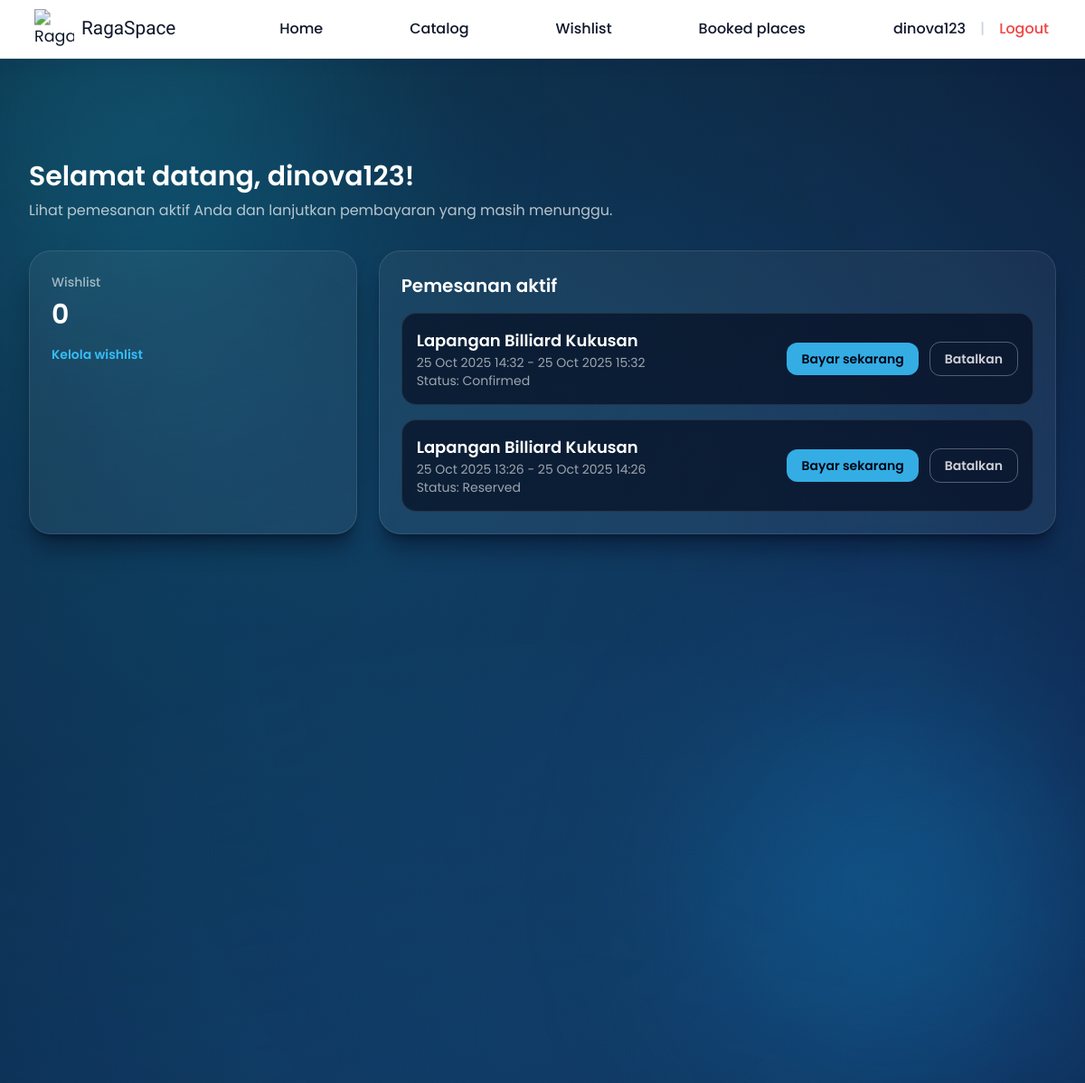
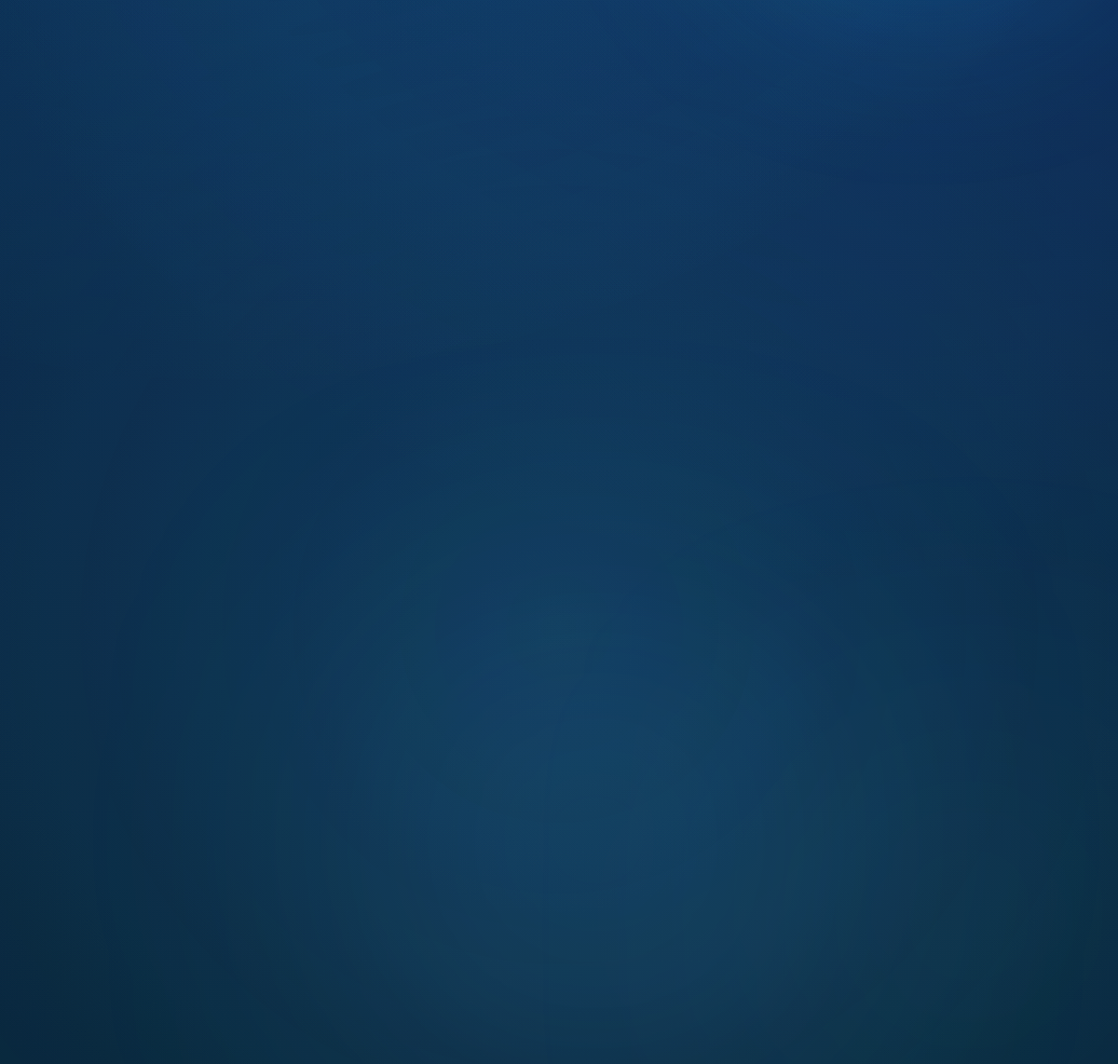
Screenshot of /auth/dashboard/tenant/ (signed in) with the database file from the repository (2 pictures, top to bottom).
### rent/models.py (models this page shows, shortened)
class Booking(models.Model):
    STATUS_PENDING = "pending"
    STATUS_ACTIVE = "active"
    STATUS_CONFIRMED = "confirmed"
    STATUS_COMPLETED = "completed"
    STATUS_CANCELLED = "cancelled"
    STATUS_CHOICES = [
        (STATUS_PENDING, "Pending approval"),
        (STATUS_ACTIVE, "Reserved"),
        (STATUS_CONFIRMED, "Confirmed"),
        (STATUS_COMPLETED, "Completed"),
        (STATUS_CANCELLED, "Cancelled"),
    ]
    ACTIVE_STATUSES = (STATUS_PENDING, STATUS_ACTIVE, STATUS_CONFIRMED)
    user = models.ForeignKey(settings.AUTH_USER_MODEL, on_delete=models.CASCADE, related_name="bookings")
    venue = models.ForeignKey(Venue, on_delete=models.CASCADE, related_name="bookings")
    start_datetime = models.DateTimeField()
    end_datetime = models.DateTimeField()
    addons = models.ManyToManyField("add_on.AddOn", related_name="bookings", blank=True)
    notes = models.TextField(blank=True)
    status = models.CharField(max_length=20, choices=STATUS_CHOICES, default=STATUS_PENDING)
    approved_at = models.DateTimeField(null=True, blank=True)
    approved_by = models.ForeignKey(
        settings.AUTH_USER_MODEL,
        null=True,
        blank=True,
        on_delete=models.SET_NULL,
        related_name="approved_bookings",
    )
    created_at = models.DateTimeField(auto_now_add=True)
    updated_at = models.DateTimeField(auto_now=True)
    class Meta:
        ordering = ["-start_datetime"]

### manajemen_lapangan/models.py (models this page shows, shortened)
class TimestampedModel(models.Model):
    created_at = models.DateTimeField(auto_now_add=True)
    updated_at = models.DateTimeField(auto_now=True)
    class Meta:
        abstract = True

class Venue(TimestampedModel):
    category = models.ForeignKey(Category, on_delete=models.PROTECT, related_name="venues")
    name = models.CharField(max_length=150)
    slug = models.SlugField(max_length=170, unique=True)
    description = models.TextField()
    location = models.CharField(max_length=150)
    city = models.CharField(max_length=100)
    address = models.TextField(blank=True)
    price_per_hour = models.DecimalField(max_digits=10, decimal_places=2)
    capacity = models.PositiveIntegerField(default=1)
    facilities = models.TextField(help_text="Comma separated facilities list.")
    image_url = models.URLField(blank=True)
    available_start_time = models.TimeField(default=time(7, 0))
    available_end_time = models.TimeField(default=time(22, 0))
    class Meta:
        ordering = ["name"]

### authentication/views.py (the view)
# urls.py: path("auth/dashboard/tenant/", UserLandingView.as_view(), name="tenant-dashboard"),
class UserLandingView(LoginRequiredMixin, TemplateView):
    template_name = "authentication/user_dashboard.html"
    def get_context_data(self, **kwargs: Any) -> dict[str, Any]:
        context = super().get_context_data(**kwargs)
        context.update(
            {
                "active_bookings": Booking.objects.filter(
                    user=self.request.user,
                    status__in=[
                        Booking.STATUS_ACTIVE,
                        Booking.STATUS_CONFIRMED,
                        Booking.STATUS_COMPLETED,
                    ],
                ).select_related("venue"),
                "wishlist_count": Wishlist.objects.filter(user=self.request.user).count(),
            }
        )
        return context

### authentication/context_processors.py (called while the page is built)
def csrf_token_context(request):
    token = request.COOKIES.get(settings.CSRF_COOKIE_NAME)
    if not token:
        token = request.META.get("CSRF_COOKIE") or get_token(request)
    return {
        "csrf_cookie_value": token,
    }

### katalog/context_processors.py (called while the page is built)
def global_filters(request):
    return {
        "global_filter_form": SearchFilterForm(request.GET or None),
    }

### authentication/templates/authentication/user_dashboard.html (shortened to what this page needs)
{% extends 'base.html' %}
{% load humanize %}
{% block content %}
<section class="space-y-8" data-animate>
  <header class="space-y-2">
    <h1 class="text-3xl font-semibold text-white">Selamat datang, {{ request.user.username }}!</h1>
    <p class="text-white/70">
      Lihat pemesanan aktif Anda dan lanjutkan pembayaran yang masih menunggu.
    </p>
  </header>
  <div class="grid gap-6 lg:grid-cols-3">
    <div class="rounded-3xl border border-white/10 bg-white/5 p-6 shadow-xl shadow-slate-950/40">
      <p class="text-sm font-medium text-white/60">Wishlist</p>
      <p class="mt-2 text-3xl font-semibold text-white">{{ wishlist_count }}</p>
      <a href="{% url 'wishlist' %}" class="mt-4 inline-flex items-center text-sm font-semibold text-primary hover:text-cyan-300">
        Kelola wishlist
      </a>
    </div>
    <div class="lg:col-span-2 rounded-3xl border border-white/10 bg-white/5 p-6 shadow-xl shadow-slate-950/40">
      <h2 class="text-xl font-semibold text-white">Pemesanan aktif</h2>
      {% if active_bookings %}
      <ul class="mt-4 space-y-4">
        {% for booking in active_bookings %}
        <li class="rounded-2xl border border-white/10 bg-slate-950/60 p-4">
          <div class="flex flex-col gap-2 sm:flex-row sm:items-center sm:justify-between">
            <div>
              <p class="text-lg font-semibold text-white">{{ booking.venue.name }}</p>
              <p class="text-sm text-white/60">
                {{ booking.start_datetime|date:"d M Y H:i" }} - {{ booking.end_datetime|date:"d M Y H:i" }}
              </p>
              <p class="text-sm text-white/60">Status: {{ booking.get_status_display }}</p>
            </div>
            <div class="flex items-center gap-3">
              <a href="{% url 'payment' booking.pk %}" class="rounded-xl bg-primary/90 px-4 py-2 text-sm font-semibold text-slate-950 transition hover:bg-primary">Bayar sekarang</a>
              <a href="{% url 'booking-cancel' booking.pk %}" class="rounded-xl border border-white/30 px-4 py-2 text-sm font-semibold text-white/80 transition hover:border-red-400 hover:text-red-200">Batalkan</a>
            </div>
          </div>
        </li>
        {% endfor %}
      </ul>
      {% else %}
      <p class="mt-4 text-white/60">Belum ada pemesanan aktif. Jelajahi katalog untuk memulai.</p>
      {% endif %}
    </div>
  </div>
</section>
{% endblock %}

### templates/base.html (shortened to what this page needs)
{% load static %}
<!DOCTYPE html>
<html lang="en">
  <head>
    <script src="https://cdn.tailwindcss.com?plugins=forms,typography,aspect-ratio"></script>
    <link rel="stylesheet" href="{% static 'css/forms.css' %}" />
    <link rel="stylesheet" href="{% static 'css/ragaspace.css' %}" />
  </head>
  <body style="position:relative;padding-bottom:20rem" class="min-h-screen bg-gradient-to-br from-slate-950 via-slate-900 to-slate-950 font-sans text-slate-100 {% block body_class %}{% endblock %}">
    <div class="fixed inset-0 -z-10 overflow-hidden">
  <div class="absolute inset-0 bg-gradient-to-b from-[#0a192f] via-[#0b2348] to-[#082032]"></div>
  <div class="absolute -top-20 -left-20 h-[28rem] w-[28rem] rounded-full bg-cyan-400/20 blur-[120px]"></div>
  <div class="absolute top-1/3 right-0 h-[26rem] w-[26rem] rounded-full bg-sky-500/25 blur-[100px]"></div>
  <div class="absolute bottom-0 left-1/3 h-[30rem] w-[30rem] rounded-full bg-blue-400/15 blur-[140px]"></div>
  <div class="absolute bottom-0 right-0 h-[20rem] w-[20rem] rounded-full bg-cyan-300/10 blur-[160px]"></div>
</div>
    {% block navbar %}
    <header class="sticky top-0 z-40 w-full border-b border-slate-200 bg-white text-slate-900 shadow-lg shadow-slate-900/5" data-animate>
      <nav class="flex w-full items-center px-4 py-3 sm:px-6 lg:px-10">
        <div class="flex flex-1 items-center justify-start">
          <a href="{% url 'home' %}" class="flex items-center justify-center">
            <img src="https://blogger.googleusercontent.com/img/b/R29vZ2xl/AVvXsEgeV4Qyp82p5rnziDdyVVrgMupxo1jWOGGMHdAMAWP3xjP0kZMc9F9fbiyGDTKRgzSgxv1dLhzvF2ZmlQf7b1QNzsAzof7KiV6_ycJ8uDQXwB0z3jiaC7B8h8e5gAPTWxC2arx9kyr6WIIqv0PfKgT6nULG0HTaXymh4tnva8oJvrJ-hHvnx1pp3teX7Vw/s320/ragaspace_logo_black.PNG" style="transform:scale(1.1)" alt="RagaSpace logo" class="h-10 w-10 object-contain" />
              <p style="margin-left:10px;font-family: 'Lilita One', sans-serif;font-size:1.3rem">RagaSpace</p>
          </a>
        </div>
        <div id="primary-navigation" class="hidden flex-1 items-center justify-center gap-24 text-base font-medium md:flex">
          <a href="{% url 'home' %}" class="font-medium text-slate-900 transition hover:text-[#1B89AE]">Home</a>
          {% if request.user.is_staff %}
          <a href="{% url 'admin-dashboard' %}" class="font-medium text-slate-900 transition hover:text-[#1B89AE]" style="text-wrap:nowrap">Admin workspace</a>
          <a href="{% url 'admin-bookings' %}" style="text-wrap:nowrap" class="font-medium text-slate-900 transition hover:text-[#1B89AE]">Booking approvals</a>
          <a
            href="{% url 'admin-venues' %}?show=create"
            data-modal-target="venue-create-modal"
            style="text-wrap:nowrap"
            class="rounded-xl bg-slate-900 px-4 py-2 text-sm font-semibold text-white transition hover:bg-slate-800"
            >Add venue</a
          >
          {% else %}
           <a href="{% url 'catalog' %}" class="font-medium text-slate-900 transition hover:text-[#1B89AE]">Catalog</a>
          <a href="{% url 'wishlist' %}" class="font-medium text-slate-900 transition hover:text-[#1B89AE]">Wishlist</a>
          <a href="{% url 'booked-places' %}" class="font-medium text-slate-900 transition hover:text-[#1B89AE]" style="text-wrap:nowrap">Booked places</a>
          {% endif %}
        </div>
        <div class="hidden flex-1 items-center justify-end gap-4 text-base font-medium md:flex">
          {% if user.is_authenticated %}
          <span class="text-base font-medium text-slate-900">{{ request.user.username }}</span>
          <span aria-hidden="true" class="text-slate-300">|</span>
          <a href="{% url 'authentication:logout' %}" class="font-medium text-red-500 transition hover:text-red-600">Logout</a>
          {% else %}
          <a href="{% url 'authentication:login' %}" class="font-medium text-slate-900 transition hover:text-[#1B89AE]">Login</a>
          <a href="{% url 'authentication:register' %}" class="rounded-xl bg-[#1B89AE] px-4 py-2 text-sm font-semibold text-white transition hover:bg-[#15647F]">Register</a>
          {% endif %}
        </div>
      </nav>
    </header>
    {% endblock %}
    <div class="{% block page_shell_class %}relative mx-auto flex min-h-screen w-full max-w-7xl flex-col px-4 pb-6 pt-20 sm:px-8 lg:pt-28{% endblock %}" data-page-shell>
      <main class="{% block main_class %}flex-1{% endblock %}">
        {% block content %}{% endblock %}
      </main>
    </div>
  </body>
</html>

### static/css/forms.css (style rules this page uses)
body { color-scheme: dark; font-family: "Poppins", "Inter", "Segoe UI", system-ui, -apple-system, sans-serif; }
:root { --custom-select-bg: rgba(255, 255, 255, 0.1); --custom-select-bg-hover: rgba(255, 255, 255, 0.14); --custom-select-bg-focus: rgba(255, 255, 255, 0.18); --custom-select-border: rgba(148, 163, 184, 0.35); --custom-select-border-hover: rgba(226, 232, 240, 0.75); --custom-select-highlight: rgba(37, 99, 235, 0.92); --custom-select-highlight-text: #f8fafc; --custom-select-text: #f8fafc; --custom-select-shadow: inset 0 1px 0 rgba(255, 255, 255, 0.04), 0 18px 45px rgba(15, 23, 42, 0.45); --custom-select-shadow-focus: 0 0 0 4px rgba(148, 163, 184, 0.25), 0 24px 60px rgba(15, 23, 42, 0.6); --custom-select-surface: linear-gradient(140deg, rgba(255, 255, 255, 0.16), rgba(255, 255, 255, 0.08)); --custom-select-surface-focus: linear-gradient(140deg, rgba(255, 255, 255, 0.22), rgba(255, 255, 255, 0.1)); }

### static/css/ragaspace.css (style rules this page uses)
:root { --raga-primary: #38bdf8; --raga-secondary: #0f172a; --raga-accent: #22d3ee; --raga-highlight: rgba(34, 211, 238, 0.35); }
body { background-attachment: fixed; position: relative; }
[data-page-shell] { opacity: 0; transform: translate3d(0, 36px, 0) scale(0.985); filter: blur(18px); transition: opacity 0.8s cubic-bezier(0.22, 1, 0.36, 1), transform 0.8s cubic-bezier(0.22, 1, 0.36, 1), filter 0.8s cubic-bezier(0.22, 1, 0.36, 1); will-change: opacity, transform, filter; }
[data-page-shell].is-ready { opacity: 1; transform: translate3d(0, 0, 0) scale(1); filter: blur(0); }
[data-page-shell] { --page-transition-duration: 0.6s; }
body::before, body::after { content: ""; position: fixed; inset: 0; z-index: -1; background: radial-gradient(circle at 20% 20%, rgba(34, 211, 238, 0.12), transparent 55%), radial-gradient(circle at 80% 30%, rgba(59, 130, 246, 0.1), transparent 60%), radial-gradient(circle at 50% 80%, rgba(56, 189, 248, 0.12), transparent 60%); filter: blur(0px); opacity: 0.75; pointer-events: none; }
[data-animate] { opacity: 0; transform: translate3d(0, 32px, 0) scale(0.98); transition: opacity 0.6s cubic-bezier(0.22, 1, 0.36, 1), transform 0.6s cubic-bezier(0.22, 1, 0.36, 1), filter 0.6s cubic-bezier(0.22, 1, 0.36, 1); filter: blur(8px); }
[data-animate].is-visible { opacity: 1; transform: translate3d(0, 0, 0) scale(1); filter: blur(0px); }

### rows the page displays
Booking: venue.name "Lapangan Billiard Kukusan", start_datetime "25 Oct 2025 14:32", end_datetime "25 Oct 2025 15:32", status "Confirmed"
Booking: venue.name "Lapangan Billiard Kukusan", start_datetime "25 Oct 2025 13:26", end_datetime "25 Oct 2025 14:26", status "Reserved"

### other values shown
{{ request.user.username }} "dinova123"
{{ wishlist_count }} "0"
